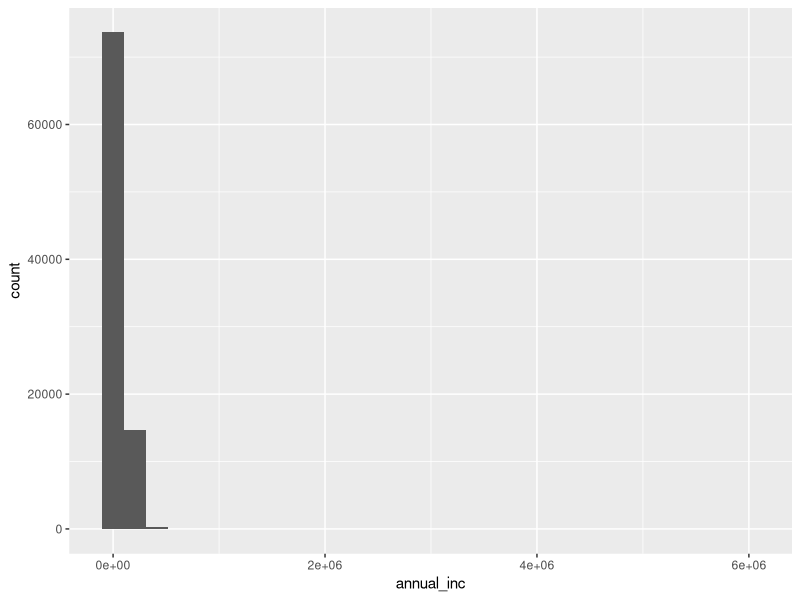
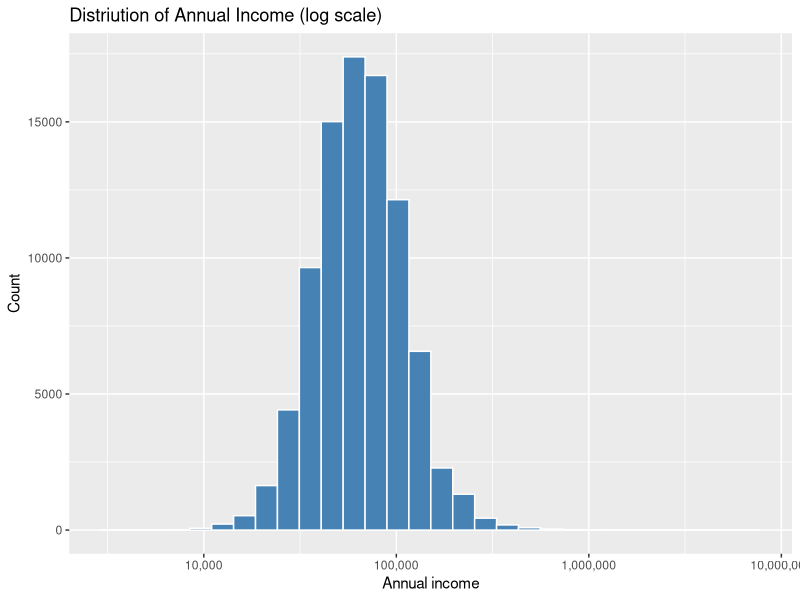
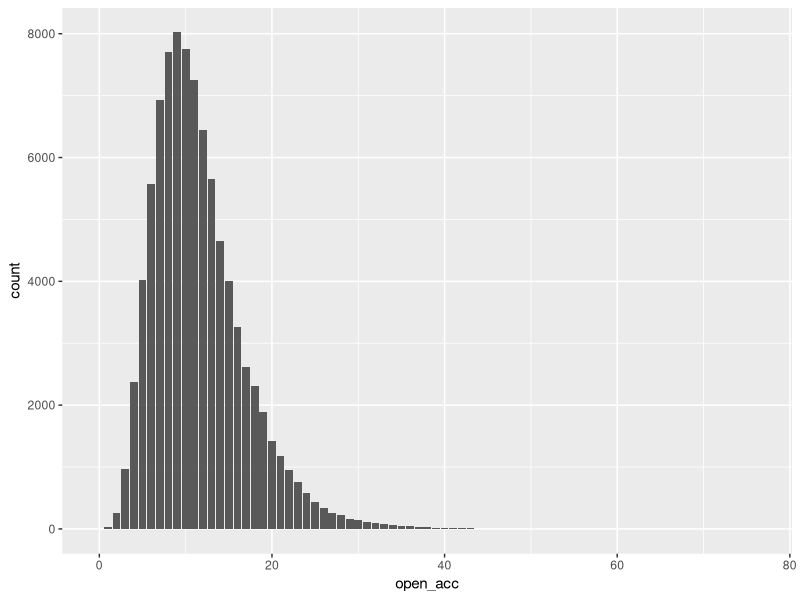
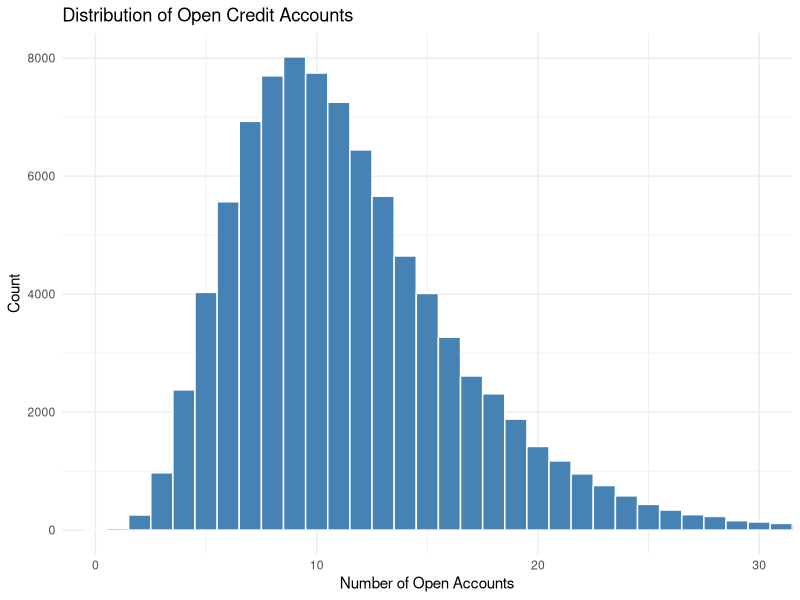
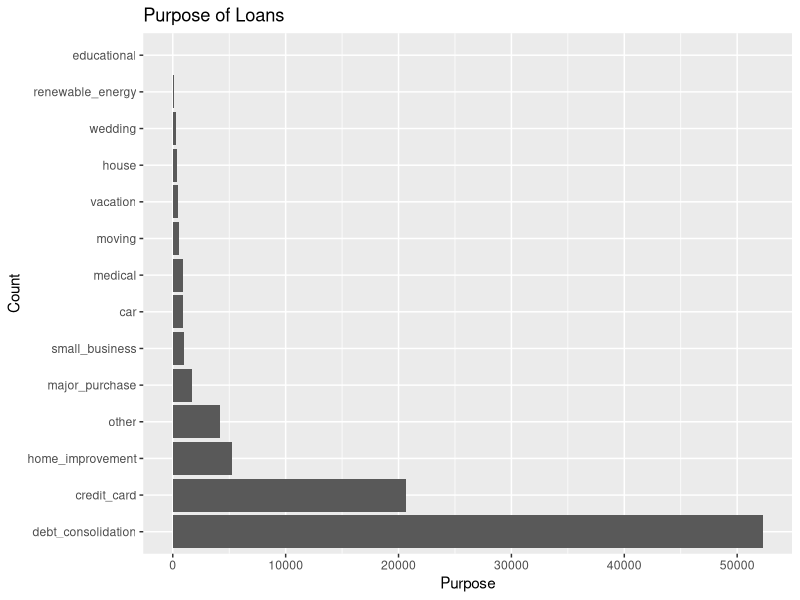
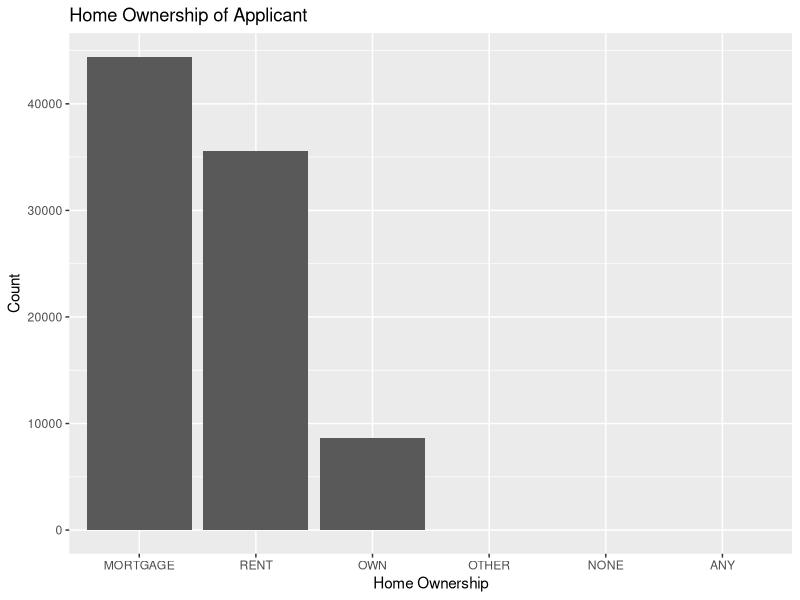
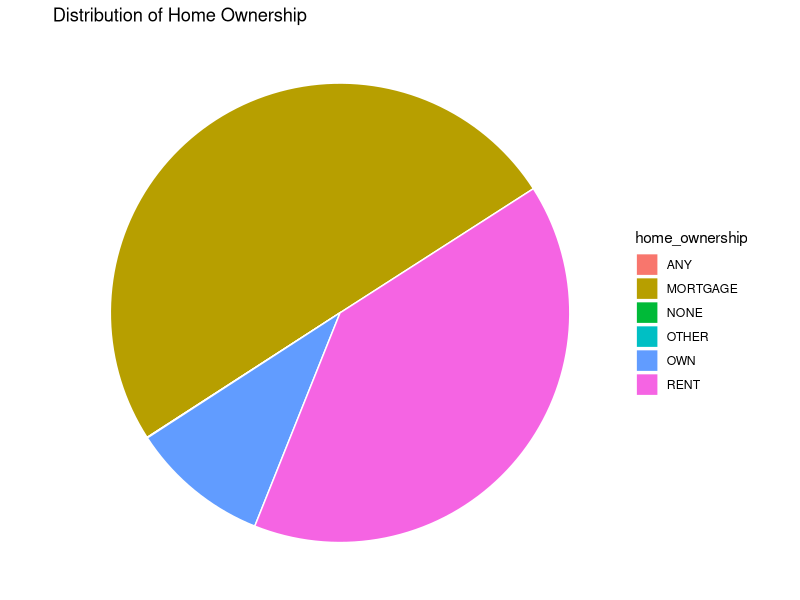
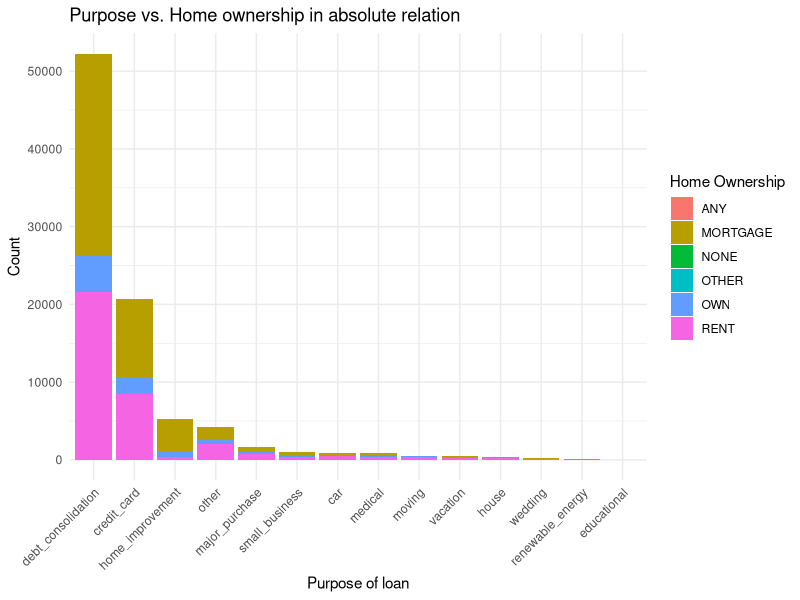

Reproduce these figures in R, in order.
## ---- chunk 1
#| label: setup
#| include: false
#| message: false
#| warning: false

if (!require("data.table")) install.packages("data.table")
if (!require("dplyr")) install.packages("dplyr")
if (!require("skimr")) install.packages("skimr")
if (!require("ggplot2")) install.packages("ggplot2")
if (!require("GGally")) install.packages("GGally")

library(data.table)
library(dplyr)
library(skimr)
library(ggplot2)
library(GGally)
library(scales)
## ---- chunk 2
# # Random sample your group's data set from the original LCdata data set
# LCdata <- fread("LCdata.csv")
# set.seed(1)
# myLCdata <- LCdata %>% sample(5) %>% slice_sample(prop = .5)
# fwrite(myLCdata, file = "myLCdata.csv")
myLCdata <- fread("myLCdata.csv")
## ---- chunk 3
#| label: structure-overview

glimpse(myLCdata)
str(myLCdata)
## ---- chunk 4
#| label: summary-statistics

summary(myLCdata)

# install skimr if necessary
if (!require("skimr")) install.packages("skimr")
library(skimr)

skim(myLCdata)
## ---- chunk 5
ggplot(myLCdata, aes(x = annual_inc)) +
  geom_histogram(bins = 30)
## ---- chunk 6

ggplot(myLCdata, aes(x = annual_inc)) +
  geom_histogram(bins = 30, color = "white", fill = "steelblue") +
  scale_x_log10(labels = label_comma()) +
  labs(
    title = "Distriution of Annual Income (log scale)",
    x = "Annual income",
    y = "Count"
  )
## ---- chunk 7
ggplot(myLCdata, aes(x = open_acc))+
  geom_bar()
  
## ---- chunk 8
ggplot(myLCdata, aes(x = open_acc)) +
  geom_histogram(binwidth = 1, fill = "steelblue", color = "white") +
  coord_cartesian(xlim = c(0, 30)) +
  labs(
    title = "Distribution of Open Credit Accounts",
    x = "Number of Open Accounts",
    y = "Count"
  ) +
  theme_minimal()  
## ---- chunk 9
ggplot(myLCdata, aes(x = forcats::fct_infreq(purpose))) +
  geom_bar() +
  coord_flip() +
  labs(
    title = "Purpose of Loans",
    x = "Count",
    y = "Purpose"
  )
## ---- chunk 10
ggplot(myLCdata, aes(x = forcats::fct_infreq(home_ownership)))+
  geom_bar()+
  labs(
    title = "Home Ownership of Applicant",
    x = "Home Ownership",
    y = "Count"
  )
## ---- chunk 11
ggplot(myLCdata, aes(x="",fill = home_ownership))+
  geom_bar(width = 1, color = "white")+
  coord_polar("y", start=1)+
  labs(
    title = "Distribution of Home Ownership",
    file = "Home Ownership"
  )+
  theme_void()
## ---- chunk 12

ggplot(myLCdata, aes (x = forcats::fct_infreq(purpose), fill = home_ownership)) +
  geom_bar()+
  labs(
    title = "Purpose vs. Home ownership in absolute relation",
    x = "Purpose of loan",
    y = "Count",
    fill = "Home Ownership"
  )+
  theme_minimal() +
  theme(axis.text.x = element_text(angle = 45, hjust = 1))

## ---- chunk 13
ggplot(myLCdata, aes (x = forcats::fct_infreq(purpose), fill = home_ownership)) +
  geom_bar( position = "fill")+
  labs(
    title = "Purpose vs. Home Ownership in relative Relation",
    x = "Purpose of loan",
    y = "Count",
    fill = "Home Ownership"
  )+
  theme_minimal() +
  theme(axis.text.x = element_text(angle = 45, hjust = 1))
## ---- chunk 14
ggplot(myLCdata, aes(x = inq_last_6mths)) +
  geom_histogram(binwidth = 1, fill = "steelblue", color = "white") +
  coord_cartesian(xlim = c(0, 10)) +
  labs(
    title = "Credit Inquiries in the Last 6 Months",
    x = "Number of Inquiries",
    y = "Count"
  ) +
  theme_minimal()
 
## ---- chunk 15
#| label: ggpairs-plot

if (!require("GGally")) install.packages("GGally")
library(GGally)

# droping 2 NA rows to avoid a lot of warning messages
myLCdata <- na.omit(myLCdata)
ggpairs(myLCdata)
## ---- chunk 16
#| label: insight1-annual-inc-open-acc
#| fig-width: 9
#| fig-height: 5.5


ggplot(myLCdata, aes(x = annual_inc, y = open_acc)) +
  geom_point(alpha = 0.1) +
  scale_x_log10() +
  labs(
    title = "Annual Income vs Open Credit Accounts",
    x = "Annual Income (log scale)",
    y = "Number of Open Credit Accounts"
  ) +
  theme_minimal()
## ---- chunk 17
#| label: custom-plot-2

# Recreate plot using ggplot2
## ---- chunk 18
#| label: custom-plot-3var

# ggplot with third aesthetic mapping
